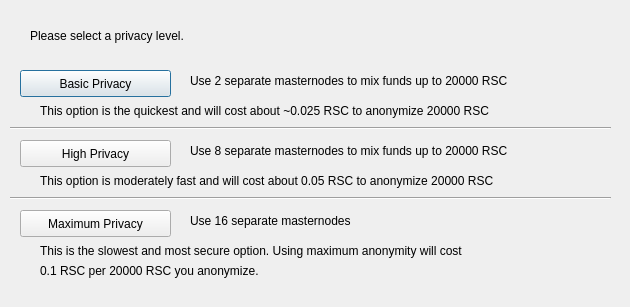
<?xml version="1.0" encoding="UTF-8"?>
<ui version="4.0">
 <class>ObfuscationConfig</class>
 <widget class="QDialog" name="ObfuscationConfig">
  <property name="geometry">
   <rect>
    <x>0</x>
    <y>0</y>
    <width>630</width>
    <height>307</height>
   </rect>
  </property>
  <property name="windowTitle">
   <string>Configure Obfuscation</string>
  </property>
  <widget class="QPushButton" name="buttonBasic">
   <property name="geometry">
    <rect>
     <x>20</x>
     <y>70</y>
     <width>151</width>
     <height>27</height>
    </rect>
   </property>
   <property name="text">
    <string>Basic Privacy</string>
   </property>
  </widget>
  <widget class="QPushButton" name="buttonHigh">
   <property name="geometry">
    <rect>
     <x>20</x>
     <y>140</y>
     <width>151</width>
     <height>27</height>
    </rect>
   </property>
   <property name="text">
    <string>High Privacy</string>
   </property>
  </widget>
  <widget class="QPushButton" name="buttonMax">
   <property name="geometry">
    <rect>
     <x>20</x>
     <y>210</y>
     <width>151</width>
     <height>27</height>
    </rect>
   </property>
   <property name="text">
    <string>Maximum Privacy</string>
   </property>
  </widget>
  <widget class="QLabel" name="label">
   <property name="geometry">
    <rect>
     <x>30</x>
     <y>20</y>
     <width>571</width>
     <height>31</height>
    </rect>
   </property>
   <property name="text">
    <string>Please select a privacy level.</string>
   </property>
  </widget>
  <widget class="QLabel" name="label_2">
   <property name="geometry">
    <rect>
     <x>190</x>
     <y>70</y>
     <width>421</width>
     <height>21</height>
    </rect>
   </property>
   <property name="text">
    <string>Use 2 separate masternodes to mix funds up to 20000 RSC</string>
   </property>
  </widget>
  <widget class="QLabel" name="label_3">
   <property name="geometry">
    <rect>
     <x>190</x>
     <y>140</y>
     <width>411</width>
     <height>21</height>
    </rect>
   </property>
   <property name="text">
    <string>Use 8 separate masternodes to mix funds up to 20000 RSC</string>
   </property>
  </widget>
  <widget class="QLabel" name="label_4">
   <property name="geometry">
    <rect>
     <x>190</x>
     <y>210</y>
     <width>421</width>
     <height>21</height>
    </rect>
   </property>
   <property name="text">
    <string>Use 16 separate masternodes</string>
   </property>
  </widget>
  <widget class="QLabel" name="label_6">
   <property name="geometry">
    <rect>
     <x>40</x>
     <y>100</y>
     <width>561</width>
     <height>21</height>
    </rect>
   </property>
   <property name="text">
    <string>This option is the quickest and will cost about ~0.025 RSC to anonymize 20000 RSC</string>
   </property>
  </widget>
  <widget class="QLabel" name="label_7">
   <property name="geometry">
    <rect>
     <x>40</x>
     <y>170</y>
     <width>561</width>
     <height>21</height>
    </rect>
   </property>
   <property name="text">
    <string>This option is moderately fast and will cost about 0.05 RSC to anonymize 20000 RSC</string>
   </property>
  </widget>
  <widget class="QLabel" name="label_8">
   <property name="geometry">
    <rect>
     <x>40</x>
     <y>240</y>
     <width>561</width>
     <height>21</height>
    </rect>
   </property>
   <property name="text">
    <string>This is the slowest and most secure option. Using maximum anonymity will cost</string>
   </property>
  </widget>
  <widget class="QLabel" name="label_9">
   <property name="geometry">
    <rect>
     <x>40</x>
     <y>260</y>
     <width>561</width>
     <height>21</height>
    </rect>
   </property>
   <property name="text">
    <string>0.1 RSC per 20000 RSC you anonymize.</string>
   </property>
  </widget>
  <widget class="Line" name="line">
   <property name="geometry">
    <rect>
     <x>10</x>
     <y>120</y>
     <width>601</width>
     <height>16</height>
    </rect>
   </property>
   <property name="orientation">
    <enum>Qt::Horizontal</enum>
   </property>
  </widget>
  <widget class="Line" name="line_2">
   <property name="geometry">
    <rect>
     <x>10</x>
     <y>190</y>
     <width>601</width>
     <height>16</height>
    </rect>
   </property>
   <property name="orientation">
    <enum>Qt::Horizontal</enum>
   </property>
  </widget>
 </widget>
 <resources/>
 <connections/>
</ui>
